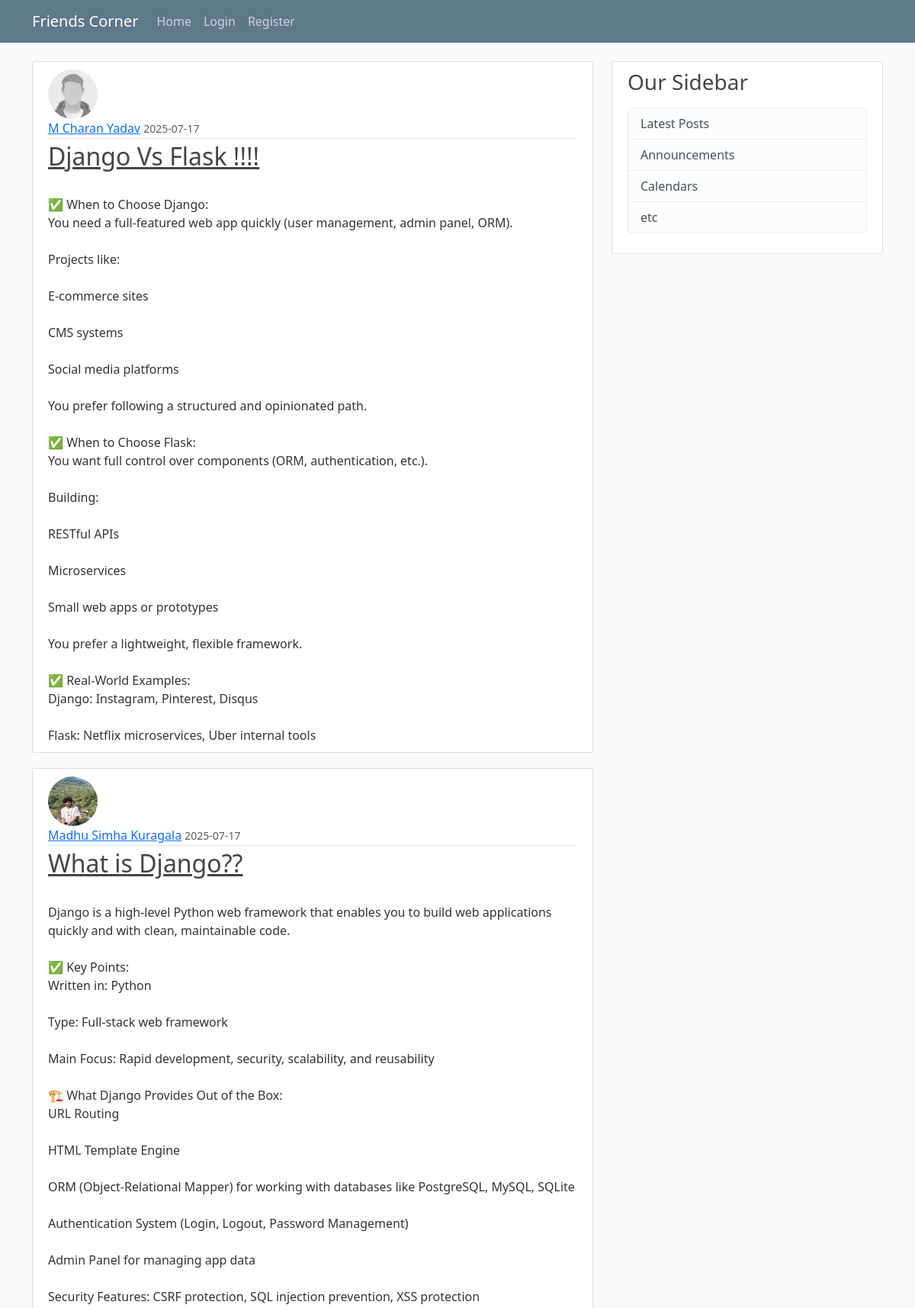
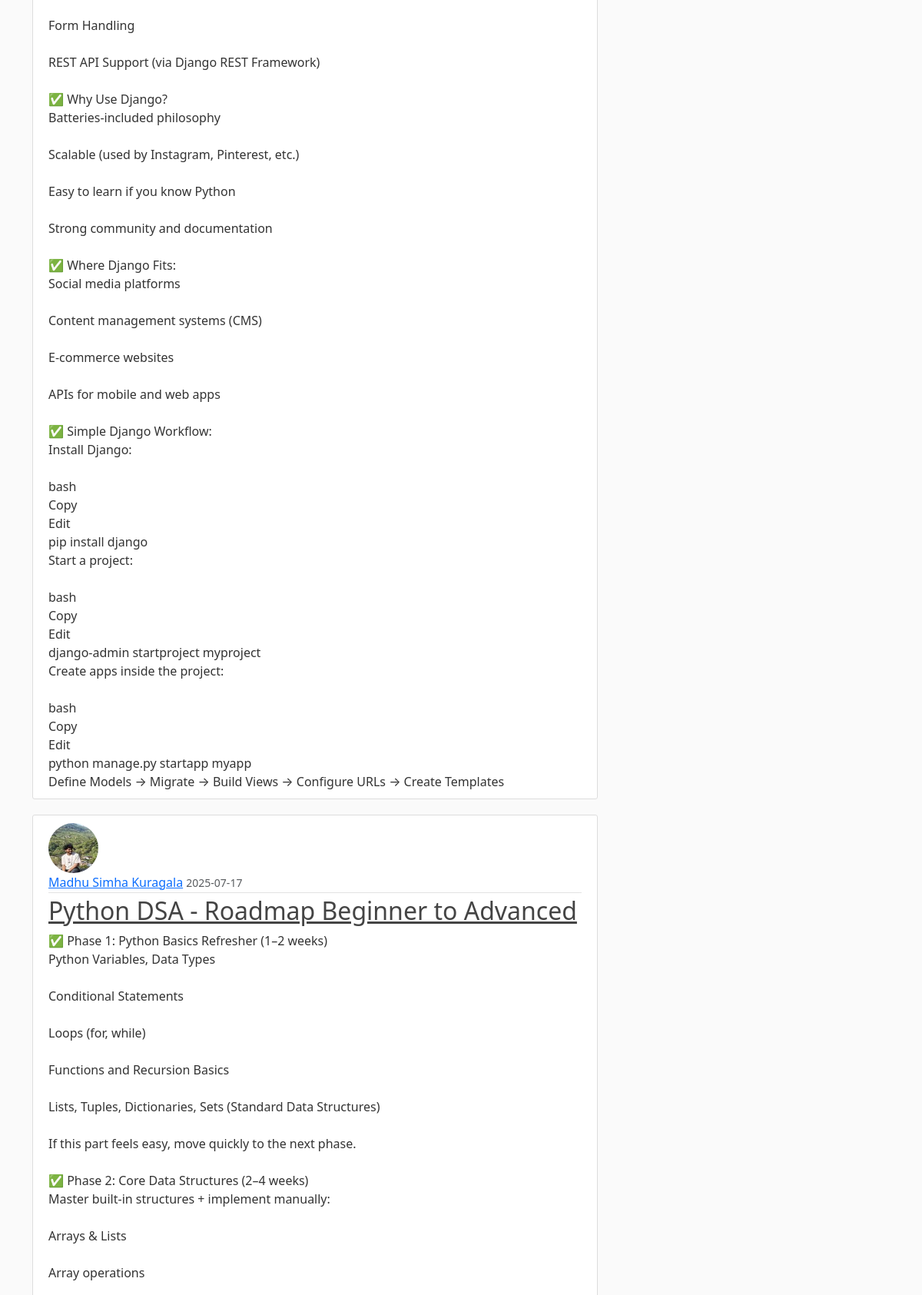
/home?page=5 (upper part), run on the app's committed database (2 pictures, top to bottom).
### firstblog/models.py (models this page shows, shortened)
class Post(db.Model):
    id = db.Column(db.Integer, primary_key=True)
    title = db.Column(db.String(20), nullable=False)
    date_posted = db.Column(db.DateTime, nullable=False, default=datetime.utcnow)
    content = db.Column(db.Text(),nullable=False)
    user_id = db.Column(db.Integer, db.ForeignKey('user.id'),nullable=False)

class User(db.Model, UserMixin):
    id = db.Column(db.Integer, primary_key=True)
    username = db.Column(db.String(20), unique=True, nullable=False)
    email = db.Column(db.String(120), unique=True, nullable=False)
    image_file = db.Column(db.String(20), nullable=False, default='default.jpg')
    password = db.Column(db.String(60), nullable=False)
    posts = db.relationship('Post', backref='author', lazy=True)

### firstblog/main/routes.py (the view)
@main.route("/")
@main.route("/home")
def home():
    page = request.args.get('page', 1, type=int)
    posts = Post.query.order_by(Post.date_posted.desc()).paginate(page=page, per_page=5)
    return render_template('home.html', posts=posts)

### firstblog/templates/home.html (shortened to what this page needs)
{% extends "layout.html" %}
{% block content %}
{% for post in posts.items %}
    <article class="media content-section">
        <img class="rounded-circle article-img" src="{{ url_for('static', filename='profile_pics/' + post.author.image_file) }}" alt="Profile picture">
        <div class="media-body">
            <div class="article-metadata">
                <a class="mr-2" href="{{ url_for('users.user_posts', username=post.author.username) }}">{{ post.author.username }}</a>
                <small class="text-muted">{{ post.date_posted.strftime('%Y-%m-%d') }}</small>
            </div>
            <h2><a class="article-title" href="{{url_for('posts.post',post_id=post.id)}}">{{ post.title }}</a></h2>
            <div class="post-content-snippet">
                {{ post.content | replace('\n', '<br>') | safe }}
            </div>
        </div>
    </article>
{% endfor %}
{% endblock content %}

### firstblog/static/main.css (style rules this page uses)
body { background: #fafafa; color: #333333; margin-top: 5rem; }
h1, h2, h3, h4, h5, h6 { color: #444444; }
.content-section { background: #ffffff; padding: 10px 20px; border: 1px solid #dddddd; border-radius: 3px; margin-bottom: 20px; }
.article-title { color: #444444; }
.article-img { height: 65px; width: 65px; margin-right: 16px; }
.article-metadata { padding-bottom: 1px; margin-bottom: 4px; border-bottom: 1px solid #e3e3e3 }

### data on the page
Post: image_file (placeholder picture), author.username "M Charan Yadav", date_posted "2025-07-17", title "Django Vs Flask !!!!", content "✅ When to Choose Django: You need a full-featured web app quickly (user management, admin panel, ORM). Projects like: E-commerce sites CMS systems Social media platforms You prefer following a structured and opinionated path. ✅ When to Choose Flask: You want full control over components (ORM, authentication, etc.). Building: RESTful APIs Microservices Small web apps or prototypes You prefer a lightweight, flexible framework. ✅ Real-World Examples: Django: Instagram, Pinterest, Disqus Flask: Netflix microservices, Uber internal tools"
Post: image_file (picture), author.username "Madhu Simha Kuragala", date_posted "2025-07-17", title "What is Django??", content "Django is a high-level Python web framework that enables you to build web applications quickly and with clean, maintainable code. ✅ Key Points: Written in: Python Type: Full-stack web framework Main Focus: Rapid development, security, scalability, and reusability 🏗️ What Django Provides Out of the Box: URL Routing HTML Template Engine ORM (Object-Relational Mapper) for working with databases like PostgreSQL, MySQL, SQLite Authentication System (Login, Logout, Password Management) Admin Panel for managing app data Security Features: CSRF protection, SQL injection prevention, XSS protection Form Handling REST API Support (via Django REST Framework) ✅ Why Use Django? Batteries-included…"
Post: image_file (picture), author.username "Madhu Simha Kuragala", date_posted "2025-07-17", title "Python DSA - Roadmap Beginner to Advanced", content "✅ Phase 1: Python Basics Refresher (1–2 weeks) Python Variables, Data Types Conditional Statements Loops (for, while) Functions and Recursion Basics Lists, Tuples, Dictionaries, Sets (Standard Data Structures) If this part feels easy, move quickly to the next phase. ✅ Phase 2: Core Data Structures (2–4 weeks) Master built-in structures + implement manually: Arrays & Lists Array operations"
